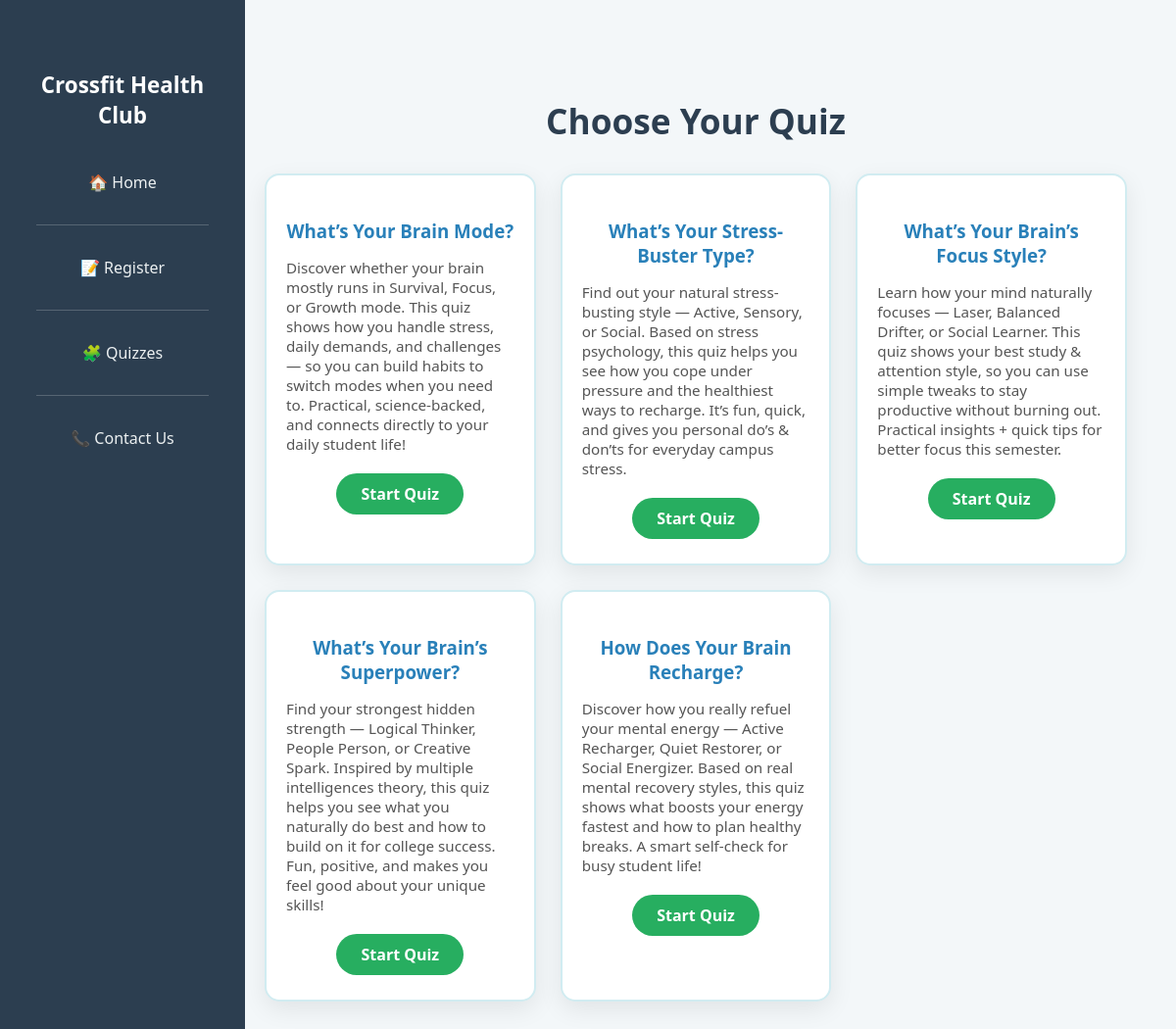
Screenshot of /quizzes/ with the database file from the repository.
### registration/models.py (models this page shows, shortened)
class Quiz(models.Model):
    title = models.CharField(max_length=255)
    description = models.TextField(blank=True)

### registration/views.py (the view)
# urls.py: path('quizzes/', views.quiz_list, name='quiz_list'),
def quiz_list(request):
    quizzes = Quiz.objects.all()
    return render(request, 'quiz_list.html', {'quizzes': quizzes})

### registration/templates/quiz_list.html (shortened to what this page needs)
{% extends "layout.html" %}
{% block content %}
<div class="quiz-list-container">
  <h2 class="quiz-list-title">Choose Your Quiz</h2>
  <div class="quiz-cards">
    {% for quiz in quizzes %}
    <div class="quiz-card">
      <h3>{{ quiz.title }}</h3>
      <p style='text-align: left'>{{ quiz.description }}</p>
      <a href="{% url 'quiz_detail' quiz.id %}" class="btn start-btn">Start Quiz</a>
    </div>
    {% empty %}
    <p>No quizzes available at the moment. Please check back later!</p>
    {% endfor %}
  </div>
</div>
{% endblock %}

### registration/templates/layout.html (shortened to what this page needs)
{% load static %}
<!DOCTYPE html>
<html lang="en">
<head>
</head>
<body>
  <div class="sidebar" id="sidebar">
    <br>
    <h2>Crossfit Health Club</h2>
    <a href="{% url 'index' %}">🏠 Home</a>
    <hr class="sidebar-divider">
    <a href="{% url 'register' %}">📝 Register</a>
    <hr class="sidebar-divider">
    <a href="{% url 'quiz_list' %}">🧩 Quizzes</a>
    <hr class="sidebar-divider">
    <a href="{% url 'contact' %}">📞 Contact Us</a>
  </div>
  <div class="main">
    {% block content %}{% endblock %}
  </div>
</body>
</html>

### registration/templates/layout.html (style rules this page uses)
body { margin: 0; font-family: 'Segoe UI', sans-serif; background: #f5f9f8; color: #333; }
.sidebar { background: #2c3e50; color: #fff; width: 220px; padding: 30px 15px; display: flex; flex-direction: column; align-items: center; position: fixed; top: 0; left: 0; height: 100%; z-index: 999; transform: translateX(0); transition: transform 0.3s ease; }
.sidebar h2 { font-size: 1.4rem; margin-bottom: 25px; text-align: center; }
.sidebar a { color: #ecf0f1; text-decoration: none; padding: 12px 20px; margin: 5px 0; width: 100%; border-radius: 5px; text-align: center; transition: background 0.2s ease; }
.sidebar-divider { width: 80%; border: none; border-top: 1px solid rgba(255, 255, 255, 0.2); margin: 15px 0; }
.main { margin-left: 220px; padding: 30px; transition: margin-left 0.3s ease; min-height: 100vh; }

### registration/templates/quiz_list.html (style rules this page uses)
body { background: #f3f7f9; }
.quiz-list-container { max-width: 1000px; margin: 0 auto; padding: 40px 20px; text-align: center; }
.quiz-list-title { font-size: 2.2rem; color: #2c3e50; margin-bottom: 30px; }
.quiz-cards { display: grid; grid-template-columns: repeat(auto-fit, minmax(250px, 1fr)); gap: 25px; }
.quiz-card { background: #ffffff; border-radius: 15px; padding: 25px 20px; box-shadow: 0 8px 25px rgba(0,0,0,0.08); transition: transform 0.3s ease, box-shadow 0.3s ease; border: 2px solid #d1ecf1; }
.quiz-card h3 { color: #2980b9; margin-bottom: 15px; }
.quiz-card p { color: #555; font-size: 0.95rem; margin-bottom: 20px; }
.btn.start-btn { background: #27ae60; color: #fff; padding: 10px 25px; text-decoration: none; border-radius: 50px; font-weight: bold; transition: background 0.3s; display: inline-block; }

### rows the page displays
Quiz: title "What’s Your Brain Mode?", description "Discover whether your brain mostly runs in Survival, Focus, or Growth mode. This quiz shows how you handle stress, daily demands, and challenges — so you can build habits to switch modes when you need to. Practical, science-backed, and connects directly to your daily student life!"
Quiz: title "What’s Your Stress-Buster Type?", description "Find out your natural stress-busting style — Active, Sensory, or Social. Based on stress psychology, this quiz helps you see how you cope under pressure and the healthiest ways to recharge. It’s fun, quick, and gives you personal do’s & don’ts for everyday campus stress."
Quiz: title "What’s Your Brain’s Focus Style?", description "Learn how your mind naturally focuses — Laser, Balanced Drifter, or Social Learner. This quiz shows your best study & attention style, so you can use simple tweaks to stay productive without burning out. Practical insights + quick tips for better focus this semester."
Quiz: title "What’s Your Brain’s Superpower?", description "Find your strongest hidden strength — Logical Thinker, People Person, or Creative Spark. Inspired by multiple intelligences theory, this quiz helps you see what you naturally do best and how to build on it for college success. Fun, positive, and makes you feel good about your unique skills!"
Quiz: title "How Does Your Brain Recharge?", description "Discover how you really refuel your mental energy — Active Recharger, Quiet Restorer, or Social Energizer. Based on real mental recovery styles, this quiz shows what boosts your energy fastest and how to plan healthy breaks. A smart self-check for busy student life!"
